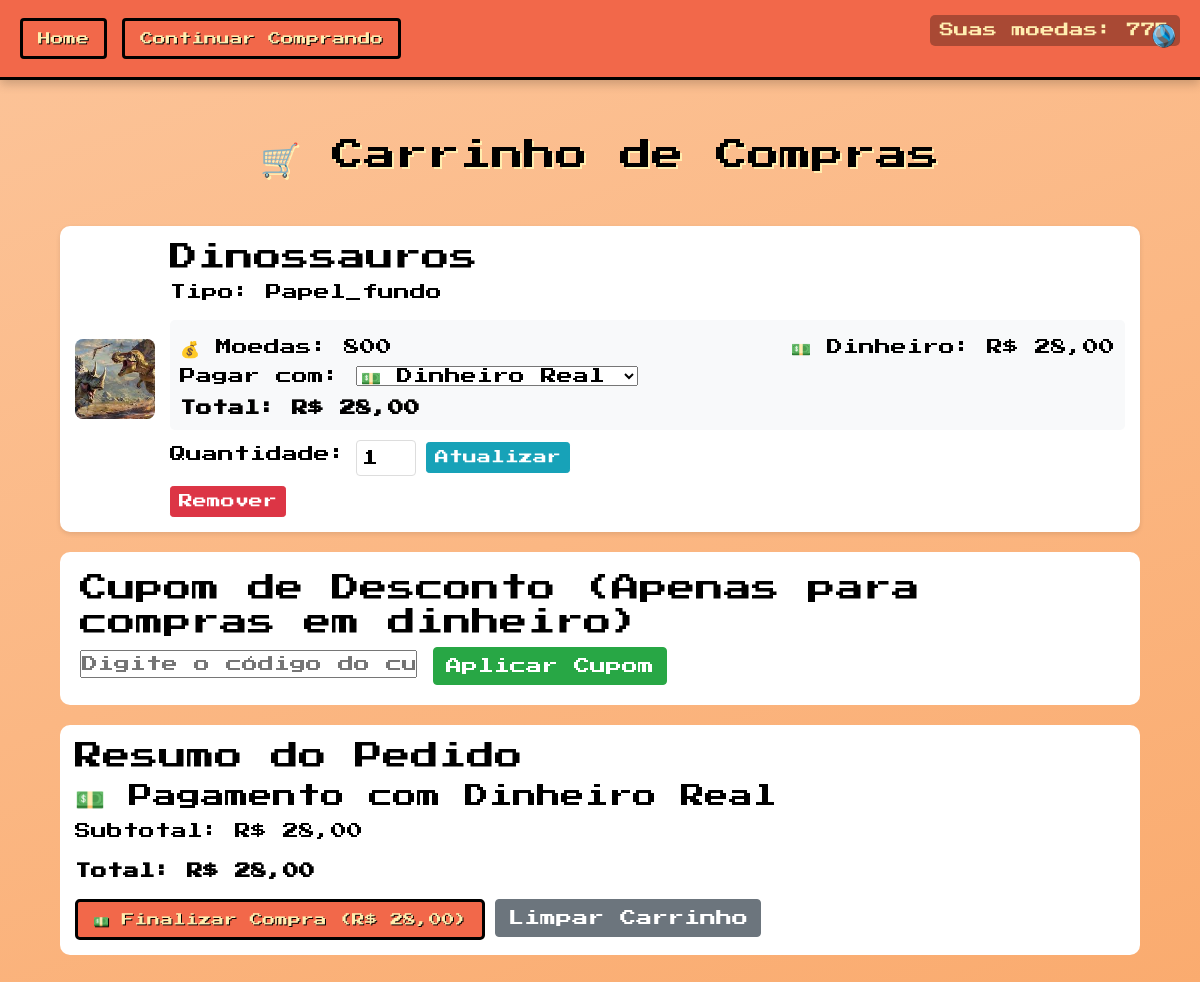
The page /View/Carrinho.php (signed in) on the database its author committed.
### tables this page shows
CREATE TABLE `usuario` (
  `id` int(11) NOT NULL,
  `nome` varchar(100) NOT NULL,
  `email` varchar(200) NOT NULL,
  `senha` varchar(40) NOT NULL,
  `coin` int(11) NOT NULL DEFAULT 0,
  `id_icone_perfil` int(11) DEFAULT NULL,
  `id_papel_fundo` int(11) DEFAULT NULL
);

CREATE TABLE `carrinho` (
  `id` int(11) NOT NULL,
  `id_usuario` int(11) NOT NULL,
  `tipo_item` enum('carta','pacote','moeda','icone','papel_fundo') NOT NULL,
  `id_item` int(11) NOT NULL,
  `quantidade` int(11) NOT NULL DEFAULT 1,
  `preco_unitario` decimal(10,2) NOT NULL,
  `tipo_pagamento` enum('moedas','dinheiro') DEFAULT 'dinheiro',
  `preco_moedas` int(11) DEFAULT 0,
  `data_adicao` datetime NOT NULL DEFAULT current_timestamp()
);

### Model/BancoDeDados.php (called while the page is built, shortened)
<?php
class BancoDeDados
{
    private static $instance = null;
    private $connection;
    private function __construct($host, $user, $password, $database)
    {
        $this->host = $host;
        $this->user = $user;
        $this->password = $password;
        $this->database = $database;
    $this->connection = mysqli_connect($this->host, $this->user, $this->password, $this->database);
    }
    public static function getInstance($host = 'localhost', $user = 'root', $password = '', $database = 'banco')
    {
        if (self::$instance === null) {
            self::$instance = new BancoDeDados($host, $user, $password, $database);
        }
        return self::$instance;
    }
    public function getConnection()
    {
        return $this->connection;
    }
    public function getUserById($id)
    {
        $conn = $this->getConnection();
        $sql = "SELECT id, nome, senha, email, coin FROM usuario WHERE id = " . $id;
        $result = $conn->query($sql);
        if ($result->num_rows > 0) {
            $user = $result->fetch_assoc();
        } else {
            $user = null;
        }
        return $user;
    }
}

### Controller/ControllerUsuario.php (called while the page is built, shortened)
<?php
require_once(__DIR__ . "/../Model/BancoDeDados.php");
require_once(__DIR__ . "/../Model/Usuario.php");
class ControllerUsuario
{
    private $database;
    public function __construct()
    {
        $this->database = BancoDeDados::getInstance("127.0.0.1", "root", "", "banco");
    }
    public function readUser($id)
{
    $row = $this->database->getUserById($id);
    if ($row) {
        return new Usuario($row['id'], $row['nome'], $row['email'], $row['senha'], $row['coin']);
    }
    return null;
}
}

### Model/Usuario.php (called while the page is built, shortened)
<?php
class Usuario {
    private $coin;
    public function __construct($id, $nome, $email, $senha, $coin = 0) {
        $this->coin = $coin;
    }
    public function getCoin() {
        return $this->coin;
    }
}

### Controller/ControllerCarrinho.php (called while the page is built, shortened)
<?php
require_once '../Model/BancoDeDados.php';
class ControllerCarrinho {
    private $db;
    public function __construct() {
        $this->db = BancoDeDados::getInstance('localhost', 'root', '', 'banco');
    }
    public function getItensCarrinho($idUsuario) {
        $conn = $this->db->getConnection();
        $sql = "SELECT c.*,
                CASE
                    WHEN c.tipo_item = 'carta' THEN ca.nome
                    WHEN c.tipo_item = 'icone' THEN ip.nome
                    WHEN c.tipo_item = 'pacote' THEN p.nome
                    WHEN c.tipo_item = 'papel_fundo' THEN pf.nome
                END as nome,
                CASE
                    WHEN c.tipo_item = 'carta' THEN ca.path
                    WHEN c.tipo_item = 'icone' THEN ip.path
                    WHEN c.tipo_item = 'pacote' THEN p.path
                    WHEN c.tipo_item = 'papel_fundo' THEN pf.path
                END as path
                FROM carrinho c
                LEFT JOIN cartas ca ON c.tipo_item = 'carta' AND c.id_item = ca.id
                LEFT JOIN img_perfil ip ON c.tipo_item = 'icone' AND c.id_item = ip.id
                LEFT JOIN pacote p ON c.tipo_item = 'pacote' AND c.id_item = p.id
                LEFT JOIN papel_fundo pf ON c.tipo_item = 'papel_fundo' AND c.id_item = pf.id
                WHERE c.id_usuario = ?
                ORDER BY c.data_adicao DESC";
        $stmt = $conn->prepare($sql);
        $stmt->bind_param("i", $idUsuario);
        $stmt->execute();
        $result = $stmt->get_result();
        return $result;
    }
    public function calcularTotalMisto($idUsuario) {
        $conn = $this->db->getConnection();
        $sqlDinheiro = "SELECT SUM(quantidade * preco_unitario) as total FROM carrinho WHERE id_usuario = ? AND tipo_pagamento = 'dinheiro'";
        $stmt = $conn->prepare($sqlDinheiro);
        $stmt->bind_param("i", $idUsuario);
        $stmt->execute();
        $result = $stmt->get_result();
        $totalDinheiro = $result->fetch_assoc()['total'] ?? 0;
        $sqlMoedas = "SELECT SUM(quantidade * preco_moedas) as total FROM carrinho WHERE id_usuario = ? AND tipo_pagamento = 'moedas'";
        $stmt = $conn->prepare($sqlMoedas);
        $stmt->bind_param("i", $idUsuario);
        $stmt->execute();
        $result = $stmt->get_result();
        $totalMoedas = $result->fetch_assoc()['total'] ?? 0;
        return [
            'dinheiro' => $totalDinheiro,
            'moedas' => $totalMoedas
        ];
    }
}
?>

### View/Carrinho.php (the view, shortened to what this page needs)
<?php
require_once '../Controller/ControllerCarrinho.php';
require_once '../Controller/ControllerUsuario.php';
$userController = new ControllerUsuario();
$carrinhoController = new ControllerCarrinho();
$userId = $_SESSION['id'];
$user = $userController->readUser($userId);
$itensCarrinho = $carrinhoController->getItensCarrinho($userId);
$totaisMistos = $carrinhoController->calcularTotalMisto($userId);
$desconto = 0;
$cupomAplicado = false;
$totalFinalDinheiro = $totaisMistos['dinheiro'] - $desconto;
?>
<!DOCTYPE html>
<html lang="pt-br">
<head>
    <link rel="stylesheet" href="https://stackpath.bootstrapcdn.com/bootstrap/4.5.2/css/bootstrap.min.css">
    <link rel="stylesheet" href="../Assets/style.css">
    <link rel="stylesheet" href="../Assets/loja.css">
</head>
<body>
    <nav class="navbar">
        <div class="nav-left">
            <a href="Home.php" class="btn btn-primary">Home</a>
            <a href="Loja.php" class="btn btn-primary">Continuar Comprando</a>
        </div>
        <div class="nav-right">
            <p class="user-coins">Suas moedas: <?php echo $user->getCoin(); ?></p>
            <button class="theme-toggle" onclick="toggleTheme()">
                <img src="../Assets/img/modoescuro.PNG" alt="Alternar tema" class="theme-icon dark-icon">
            </button>
        </div>
    </nav>
    <div class="store-container">
        <div class="store-header">
            <h1 class="store-title">🛒 Carrinho de Compras</h1>
        </div>
        <?php if ($itensCarrinho->num_rows > 0): ?>
            <div class="carrinho-container">
                <?php while ($item = $itensCarrinho->fetch_assoc()): ?>
                    <div class="carrinho-item">
                        <img src="<?php echo $item['path']; ?>" alt="<?php echo $item['nome']; ?>" class="carrinho-image">
                        <div class="carrinho-details">
                            <h3><?php echo $item['nome']; ?></h3>
                            <p>Tipo: <?php echo ucfirst($item['tipo_item']); ?></p>
                            <div class="tipo-pagamento-section">
                                <div class="preco-display">
                                    <span>💰 Moedas: <?php echo $item['preco_moedas'] * $item['quantidade']; ?></span>
                                    <span>💵 Dinheiro: R$ <?php echo number_format($item['preco_unitario'] * $item['quantidade'], 2, ',', '.'); ?></span>
                                </div>
                                <form action="../Processamento/ProcessCarrinho.php" method="POST" class="tipo-pagamento-form">
                                    <label>Pagar com:</label>
                                    <select name="tipo_pagamento" onchange="this.form.submit()">
                                        <option value="dinheiro" <?php echo $item['tipo_pagamento'] === 'dinheiro' ? 'selected' : ''; ?>>💵 Dinheiro Real</option>
                                    </select>
                                </form>
                                <div class="preco-atual">
                                    <strong>
                                        <?php if ($item['tipo_pagamento'] === 'moedas'): ?>
                                            Total: <?php echo $item['preco_moedas'] * $item['quantidade']; ?> moedas
                                        <?php else: ?>
                                            Total: R$ <?php echo number_format($item['preco_unitario'] * $item['quantidade'], 2, ',', '.'); ?>
                                        <?php endif; ?>
                                    </strong>
                                </div>
                            </div>
                            <form action="../Processamento/ProcessCarrinho.php" method="POST" class="quantidade-form">
                                <label>Quantidade:</label>
                                <?php if ($item['tipo_item'] === 'icone'): ?>
                                    <input type="number" name="quantidade" value="1" min="1" max="1" readonly style="background-color: #f8f9fa;">
                                    <small class="text-muted">Ícones não podem ter quantidade maior que 1</small>
                                <?php else: ?>
                                    <input type="number" name="quantidade" value="<?php echo $item['quantidade']; ?>" min="1" max="10">
                                    <button type="submit" class="btn btn-sm btn-info">Atualizar</button>
                                <?php endif; ?>
                            </form>
                            <form action="../Processamento/ProcessCarrinho.php" method="POST">
                                <button type="submit" class="btn btn-danger btn-sm" onclick="return confirm('Remover este item?')">Remover</button>
                            </form>
                        </div>
                    </div>
                <?php endwhile; ?>
                <?php if ($totaisMistos['dinheiro'] > 0): ?>
                    <div class="cupom-section">
                        <h3>Cupom de Desconto (Apenas para compras em dinheiro)</h3>
                        <?php if (!$cupomAplicado): ?>
                            <form method="POST">
                                <input type="text" name="codigo_cupom" placeholder="Digite o código do cupom" required>
                                <button type="submit" name="aplicar_cupom" class="btn btn-success">Aplicar Cupom</button>
                            </form>
                        <?php else: ?>
                            <p class="cupom-aplicado">✅ Cupom aplicado: <?php echo $_SESSION['cupom_aplicado']['codigo']; ?></p>
                            <p>Desconto: R$ <?php echo number_format($desconto, 2, ',', '.'); ?></p>
                            <a href="?remover_cupom=1" class="btn btn-warning btn-sm">Remover Cupom</a>
                        <?php endif; ?>
                    </div>
                <?php endif; ?>
                <div class="resumo-mixto">
                    <h3>Resumo do Pedido</h3>
                    <?php if ($totaisMistos['dinheiro'] > 0): ?>
                        <div class="total-dinheiro">
                            <h4>💵 Pagamento com Dinheiro Real</h4>
                            <p>Subtotal: R$ <?php echo number_format($totaisMistos['dinheiro'], 2, ',', '.'); ?></p>
                            <p><strong>Total: R$ <?php echo number_format($totalFinalDinheiro, 2, ',', '.'); ?></strong></p>
                        </div>
                    <?php endif; ?>
                    <div class="checkout-options">
                        <?php if ($totaisMistos['dinheiro'] > 0): ?>
                            <a href="ConfirmarEndereco.php?carrinho=1&tipo=dinheiro" class="btn btn-primary btn-lg">
                                💵 Finalizar Compra (R$ <?php echo number_format($totalFinalDinheiro, 2, ',', '.'); ?>)
                            </a>
                        <?php endif; ?>
                        <form action="../Processamento/ProcessCarrinho.php" method="POST" style="display: inline;">
                            <button type="submit" class="btn btn-secondary" onclick="return confirm('Limpar todo o carrinho?')">Limpar Carrinho</button>
                        </form>
                    </div>
                </div>
            </div>
        <?php endif; ?>
    </div>
</body>
</html>

### rows shown on the page
usuario: coin "775"
carrinho: nome "Dinossauros", tipo_item "Papel_fundo", $item['preco_moedas']*$item['quantidade'] "800", $item['preco_unitario'] * $item['quantidade'] "28,00", tipo_pagamento "💵 Dinheiro Real", quantidade "1"

### other values the page prints
$totaisMistos['dinheiro'] "28,00"
$totalFinalDinheiro "28,00"
